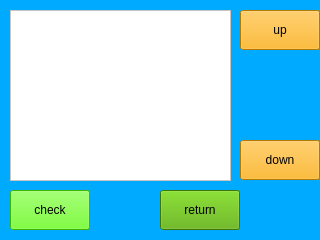
<?xml version="1.0" encoding="UTF-8"?>
<ui version="4.0">
 <class>tradingRecord</class>
 <widget class="QWidget" name="tradingRecord">
  <property name="geometry">
   <rect>
    <x>0</x>
    <y>0</y>
    <width>320</width>
    <height>240</height>
   </rect>
  </property>
  <property name="minimumSize">
   <size>
    <width>320</width>
    <height>240</height>
   </size>
  </property>
  <property name="maximumSize">
   <size>
    <width>320</width>
    <height>320</height>
   </size>
  </property>
  <property name="windowTitle">
   <string>Form</string>
  </property>
  <property name="styleSheet">
   <string notr="true">background-color: rgb(0, 170, 255);</string>
  </property>
  <widget class="QTableView" name="tableView">
   <property name="geometry">
    <rect>
     <x>10</x>
     <y>10</y>
     <width>221</width>
     <height>171</height>
    </rect>
   </property>
   <property name="styleSheet">
    <string notr="true">background-color: rgb(255, 255, 255);</string>
   </property>
  </widget>
  <widget class="QPushButton" name="pushButton_down">
   <property name="geometry">
    <rect>
     <x>240</x>
     <y>140</y>
     <width>80</width>
     <height>40</height>
    </rect>
   </property>
   <property name="minimumSize">
    <size>
     <width>80</width>
     <height>40</height>
    </size>
   </property>
   <property name="maximumSize">
    <size>
     <width>80</width>
     <height>40</height>
    </size>
   </property>
   <property name="styleSheet">
    <string notr="true">background-color: rgb(255, 170, 0);</string>
   </property>
   <property name="text">
    <string>down</string>
   </property>
  </widget>
  <widget class="QPushButton" name="pushButton_up">
   <property name="geometry">
    <rect>
     <x>240</x>
     <y>10</y>
     <width>80</width>
     <height>40</height>
    </rect>
   </property>
   <property name="minimumSize">
    <size>
     <width>80</width>
     <height>40</height>
    </size>
   </property>
   <property name="maximumSize">
    <size>
     <width>80</width>
     <height>40</height>
    </size>
   </property>
   <property name="styleSheet">
    <string notr="true">background-color: rgb(255, 170, 0);</string>
   </property>
   <property name="text">
    <string>up</string>
   </property>
  </widget>
  <widget class="QPushButton" name="pushButton_return">
   <property name="geometry">
    <rect>
     <x>160</x>
     <y>190</y>
     <width>80</width>
     <height>40</height>
    </rect>
   </property>
   <property name="minimumSize">
    <size>
     <width>80</width>
     <height>40</height>
    </size>
   </property>
   <property name="maximumSize">
    <size>
     <width>80</width>
     <height>40</height>
    </size>
   </property>
   <property name="styleSheet">
    <string notr="true">background-color: rgb(85, 170, 0);</string>
   </property>
   <property name="text">
    <string>return</string>
   </property>
  </widget>
  <widget class="QPushButton" name="pushButton_see">
   <property name="geometry">
    <rect>
     <x>10</x>
     <y>190</y>
     <width>80</width>
     <height>40</height>
    </rect>
   </property>
   <property name="minimumSize">
    <size>
     <width>80</width>
     <height>40</height>
    </size>
   </property>
   <property name="maximumSize">
    <size>
     <width>80</width>
     <height>40</height>
    </size>
   </property>
   <property name="styleSheet">
    <string notr="true">background-color: rgb(85, 255, 0);</string>
   </property>
   <property name="text">
    <string>check</string>
   </property>
  </widget>
 </widget>
 <resources/>
 <connections/>
</ui>
